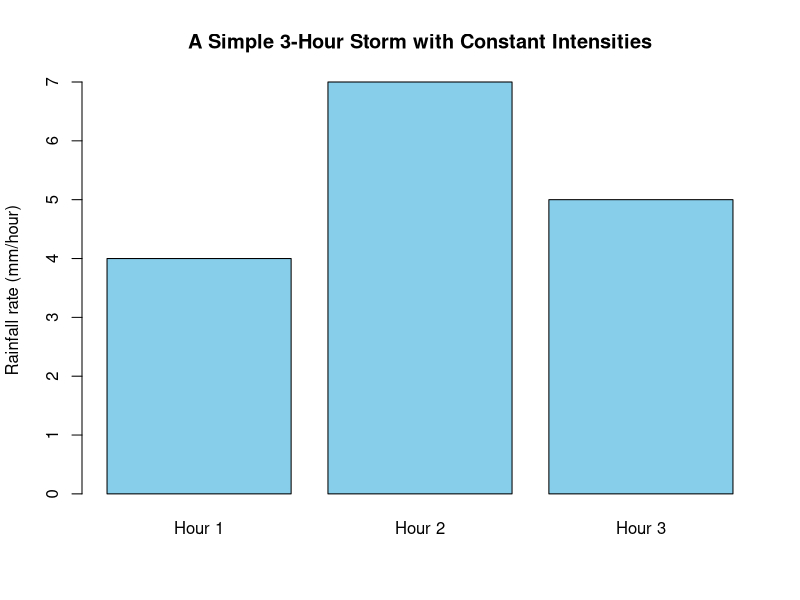
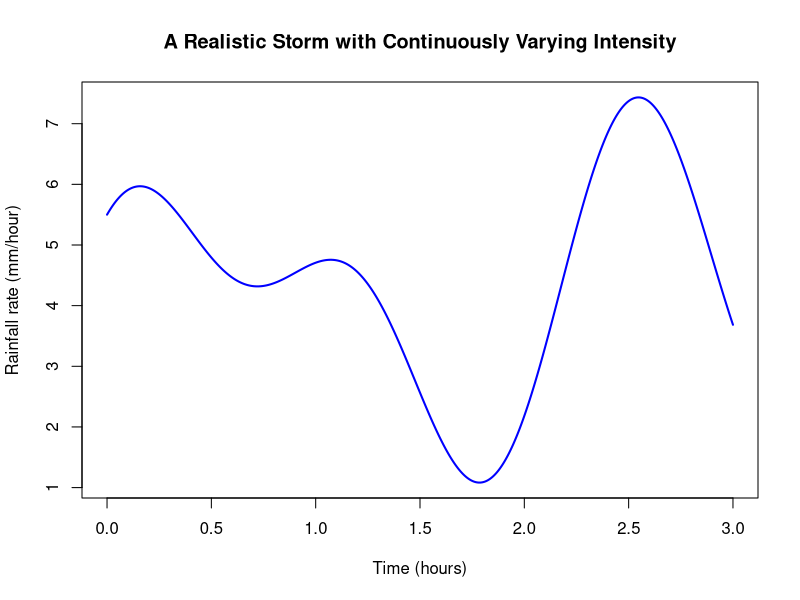
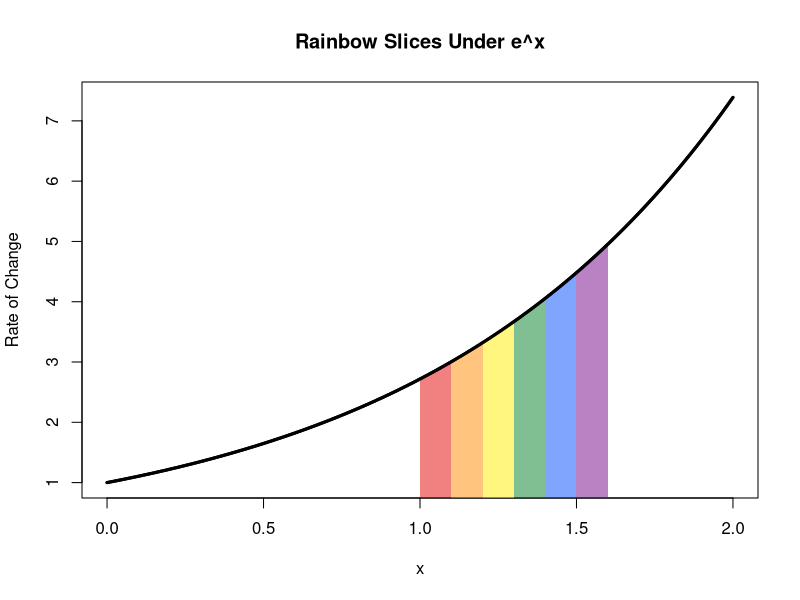

Reproduce these figures in R, in order.
## ---- chunk 1
# Hourly rainfall rates (mm/hour)
rates <- c(4, 7, 5)

barplot(
  rates,
  names.arg = c("Hour 1", "Hour 2", "Hour 3"),
  ylab = "Rainfall rate (mm/hour)",
  main = "A Simple 3-Hour Storm with Constant Intensities",
  col = "skyblue"
)
## ---- chunk 2
# Time sequence from 0 to 3 hours
t <- seq(0, 3, length.out = 500)

# A wiggly function to mimic a realistic storm
intensity <- 4 + 2*sin(3*t) + 1.5*cos(5*t)

plot(
  t, intensity,
  type = "l",
  lwd = 2,
  col = "blue",
  xlab = "Time (hours)",
  ylab = "Rainfall rate (mm/hour)",
  main = "A Realistic Storm with Continuously Varying Intensity"
)
## ---- chunk 3

# Define the function
f <- function(x) exp(x)

# 6 slices from x = 1 to x = 1.6
edges <- seq(1, 1.6, length.out = 7)

# Semi-transparent rainbow colors
cols <- c(
  rgb(228/255, 3/255,   3/255,   0.5),
  rgb(1,       140/255, 0,       0.5),
  rgb(1,       237/255, 0,       0.5),
  rgb(0,       128/255, 38/255,  0.5),
  rgb(0,       77/255,  255/255, 0.5),
  rgb(117/255, 7/255,   135/255, 0.5)
)

curve(
  f(x), from = 0, to = 2, lwd = 3, col = "black",
  xlab = "x", ylab = "Rate of Change",
  main = "Rainbow Slices Under e^x"
)

for (i in 1:6) {
  x_left  <- edges[i]
  x_right <- edges[i+1]

  polygon(
    c(x_left, x_right, x_right, x_left),
    c(0, 0, f(x_right), f(x_left)),
    col = cols[i],
    border = NA
  )
}

# Redraw the curve on top
curve(f(x), from = 0, to = 2, add = TRUE, lwd = 3, col = "black")
